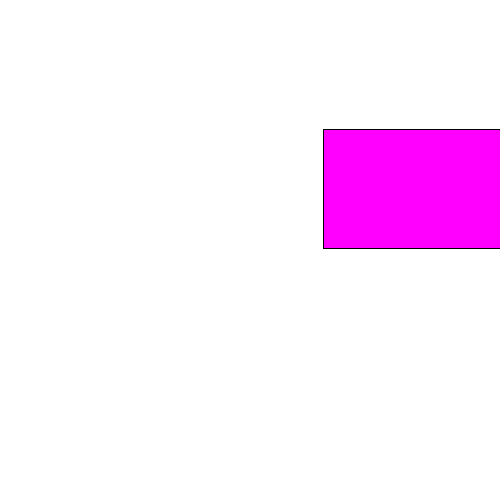
Frame 1 (no input)
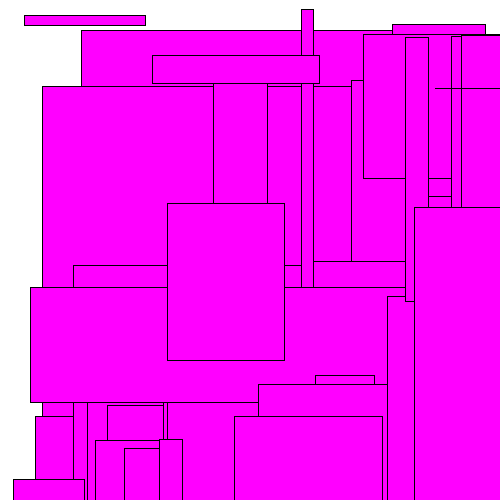
Frame 60 (the mouse pressed at the canvas centre just before this capture)
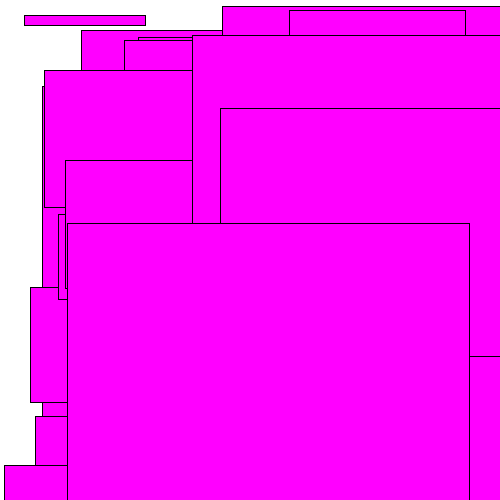
Frame 120 (the mouse held since frame 60 and released just before this capture)

The Processing sketch that drew these frames (run headless with seeded random() and noise(); from frame 60 on, the mouse is pressed at the canvas centre):

// Processing sketch: SANDRA_MEJIAS_quiz_1_Q3_pde
// ── SANDRA_MEJIAS_quiz_1_Q3_pde.pde
//3.Draw a rectangle at the center of the screen that grows 
//to reach the full width and height of the window, 
//then shrinks back down, and grows again... the process repeats


void setup() {
  size(500, 500);
  
    background(255,255,255);
}

void draw() {
    fill(255, 0, 255);
  
 
rect(random(width), random(height), random(width), random(height));

}
